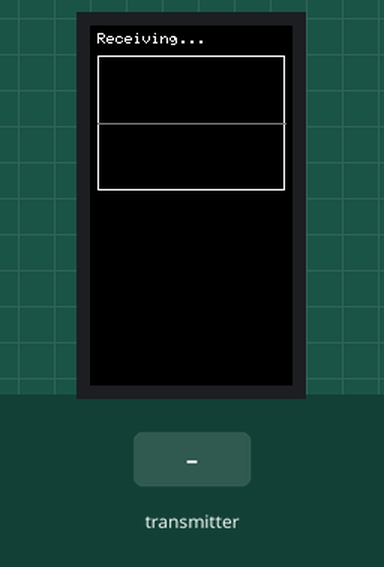
The sketch below on a simulated ESP32. On the bench: 135×240 colour display. Inputs (shaded band) come from the test bench. What the sketch prints to the serial monitor is not drawn.

Above: at 1.3 s.
1.4 s: the transmitter starts sending gyroXdata = 25
At 1.71 s:
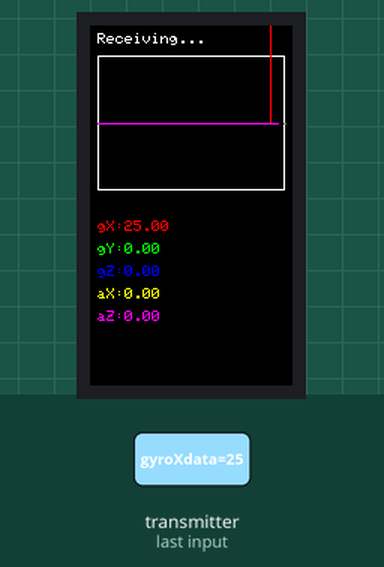
4.4 s: the transmitter starts sending gyroYdata = 25
At 4.8 s:
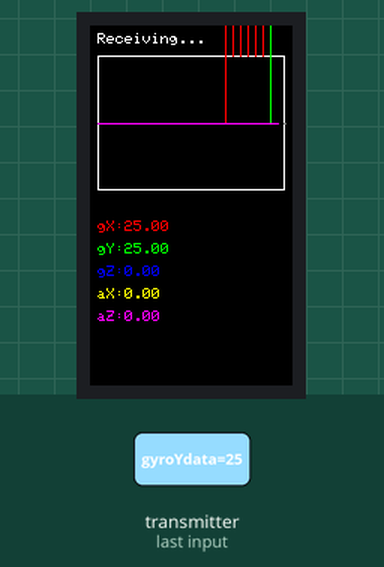
6.4 s: the transmitter starts sending gyroZdata = 25
At 6.8 s:
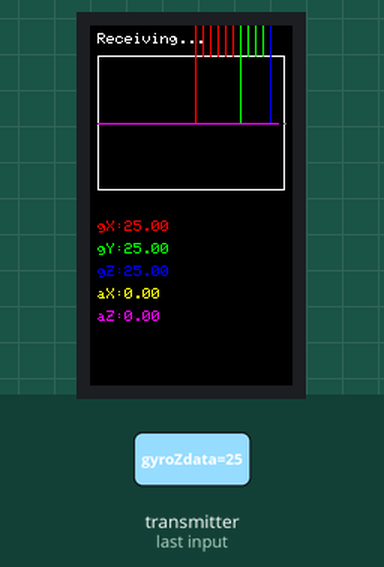
8.4 s: the transmitter starts sending accXdata = 25
At 8.71 s:
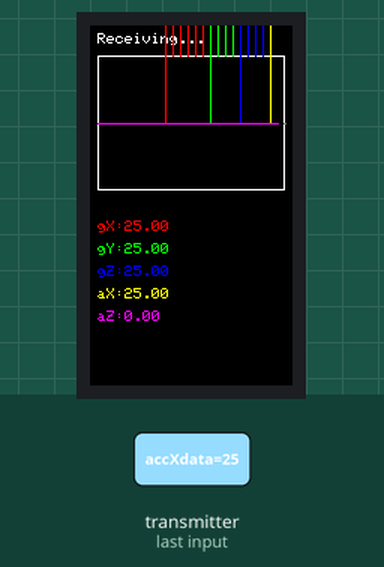
10.4 s: the transmitter starts sending accZdata = 25
At 10.71 s:
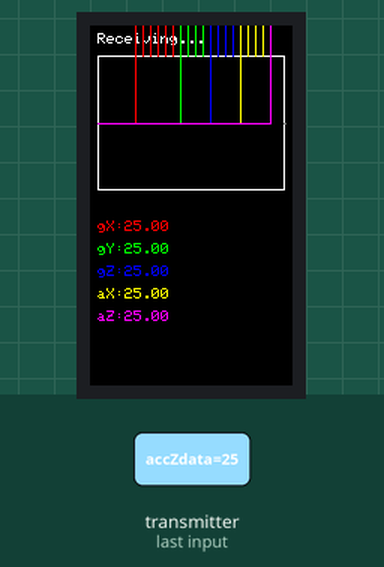
12.4 s: the transmitter starts sending gyroXdata = 0
At 12.71 s:
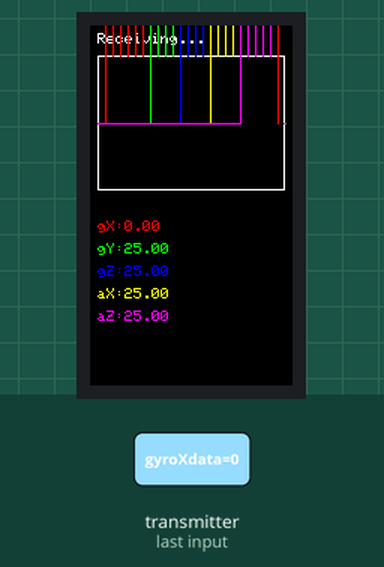
Timing chart, 0 to 15.4 s (numbered marks = the images above; inputs shaded):
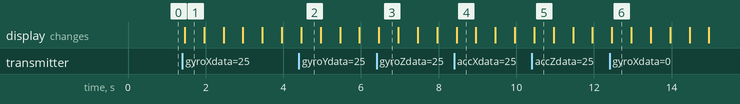

Measured:
- after the input at 1.4 s, the display: changes after 0.06 s (image 1)
- what the display in image 1 shows lasts 0.5 s, from 1.5 s to 2.0 s

The sketch:

ESPnow_Receiver.ino
```cpp
#include <esp_now.h>
#include <WiFi.h>
#include <M5StickCPlus.h>

#define GRAPH_WIDTH 125
#define GRAPH_HEIGHT 90
#define GRAPH_X 5
#define GRAPH_Y 20
#define MAX_DATA_POINTS 25 // 125 / 5 = 25 數據點

float gyroXdata[MAX_DATA_POINTS] = {0};
float gyroYdata[MAX_DATA_POINTS] = {0};
float gyroZdata[MAX_DATA_POINTS] = {0};
float accXdata[MAX_DATA_POINTS] = {0};
float accZdata[MAX_DATA_POINTS] = {0};

int dataIndex = 0;

typedef struct struct_message {
    float gyroXdata;
    float gyroYdata;
    float gyroZdata;
    float accXdata;
    float accZdata;
} struct_message;

struct_message myData;

void updateData(struct_message myData) {

  gyroXdata[dataIndex] = myData.gyroXdata;
  gyroYdata[dataIndex] = myData.gyroYdata;
  gyroZdata[dataIndex] = myData.gyroZdata;
  accXdata[dataIndex] = myData.accXdata;
  accZdata[dataIndex] = myData.accZdata;

  dataIndex = (dataIndex + 1) % MAX_DATA_POINTS;
}

void drawGraphBackground() {
  M5.Lcd.drawRect(GRAPH_X, GRAPH_Y, GRAPH_WIDTH, GRAPH_HEIGHT, WHITE);
  M5.Lcd.drawLine(GRAPH_X, GRAPH_Y + GRAPH_HEIGHT/2, GRAPH_X + GRAPH_WIDTH, GRAPH_Y + GRAPH_HEIGHT/2, DARKGREY);
  M5.Lcd.setTextColor(WHITE);
  M5.Lcd.setCursor(5, 5);
  M5.Lcd.print("Receiving...");
}

void drawGraph() {
  M5.Lcd.fillRect(GRAPH_X + 1, GRAPH_Y + 1, GRAPH_WIDTH - 2, GRAPH_HEIGHT - 2, BLACK);

  for (int i = 0; i < MAX_DATA_POINTS - 1; i++) {
    int index = (dataIndex + i) % MAX_DATA_POINTS;
    int nextIndex = (dataIndex + i + 1) % MAX_DATA_POINTS;

    drawLine(i, gyroXdata[index], gyroXdata[nextIndex], RED);
    drawLine(i, gyroYdata[index], gyroYdata[nextIndex], GREEN);
    drawLine(i, gyroZdata[index], gyroZdata[nextIndex], BLUE);
    drawLine(i, accXdata[index], accXdata[nextIndex], YELLOW);
    drawLine(i, accZdata[index], accZdata[nextIndex], MAGENTA);
  }
  drawLegend();
}

void drawLine(int x, float y1, float y2, uint16_t color) {
  int x1 = GRAPH_X + x * 5;
  int x2 = GRAPH_X + (x + 1) * 5;
  int y1Mapped = map(y1 * 1000, -1000, 1000, GRAPH_Y + GRAPH_HEIGHT - 1, GRAPH_Y + 1);
  int y2Mapped = map(y2 * 1000, -1000, 1000, GRAPH_Y + GRAPH_HEIGHT - 1, GRAPH_Y + 1);
  M5.Lcd.drawLine(x1, y1Mapped, x2, y2Mapped, color);
}


void drawLegend() {
  const int legendY = GRAPH_Y + GRAPH_HEIGHT + 5;
  const int textSpacing = 15;
  const int textWidth = 130;
  int latestIndex = (dataIndex - 1 + MAX_DATA_POINTS) % MAX_DATA_POINTS;


  M5.Lcd.fillRect(GRAPH_X, legendY, textWidth, textSpacing * 6, BLACK);

  M5.Lcd.setTextColor(RED);
  M5.Lcd.setCursor(GRAPH_X ,legendY + textSpacing*1);
  M5.Lcd.printf("gX:%.2f", gyroXdata[latestIndex]);


  M5.Lcd.setTextColor(GREEN);
  M5.Lcd.setCursor(GRAPH_X , legendY + textSpacing*2);
  M5.Lcd.printf("gY:%.2f", gyroYdata[latestIndex]);


  M5.Lcd.setTextColor(BLUE);
  M5.Lcd.setCursor(GRAPH_X , legendY + textSpacing*3);
  M5.Lcd.printf("gZ:%.2f", gyroZdata[latestIndex]);


  M5.Lcd.setTextColor(YELLOW);
  M5.Lcd.setCursor(GRAPH_X , legendY + textSpacing*4);
  M5.Lcd.printf("aX:%.2f", accXdata[latestIndex]);


  M5.Lcd.setTextColor(MAGENTA);
  M5.Lcd.setCursor(GRAPH_X , legendY + textSpacing*5);
  M5.Lcd.printf("aZ:%.2f", accZdata[latestIndex]);

}

void OnDataRecv(const uint8_t * mac, const uint8_t *incomingData, int len) {
  memcpy(&myData, incomingData, sizeof(myData));

  Serial.print("Bytes received: ");
  Serial.println(len);
  Serial.print("gX: ");
  Serial.println(myData.gyroXdata);
  Serial.print("gY: ");
  Serial.println(myData.gyroYdata);
  Serial.print("gZ: ");
  Serial.println(myData.gyroZdata);
  Serial.print("aX: ");
  Serial.println(myData.accXdata);
  Serial.print("aZ: ");
  Serial.println(myData.accZdata);
  Serial.println();
  updateData(myData);
  drawGraph();
}

void initializeDataArrays() {
  for (int i = 0; i < MAX_DATA_POINTS; i++) {
    gyroXdata[i] = 0.0f;
    gyroYdata[i] = 0.0f;
    gyroZdata[i] = 0.0f;
    accXdata[i] = 0.0f;
    accZdata[i] = 0.0f;
  }
}

void setup() {
  M5.begin();
  M5.Imu.Init();
  M5.Lcd.setRotation(2);  // USB 在頂部
  M5.Lcd.fillScreen(BLACK);
  M5.Lcd.setTextSize(1);
  drawGraphBackground();
  initializeDataArrays();

  Serial.begin(115200);
  WiFi.mode(WIFI_STA);
  if (esp_now_init() != ESP_OK) {
    Serial.println("Error initializing ESP-NOW");
    return;
  }

  esp_now_register_recv_cb(OnDataRecv);
}

void loop() {
}
```
